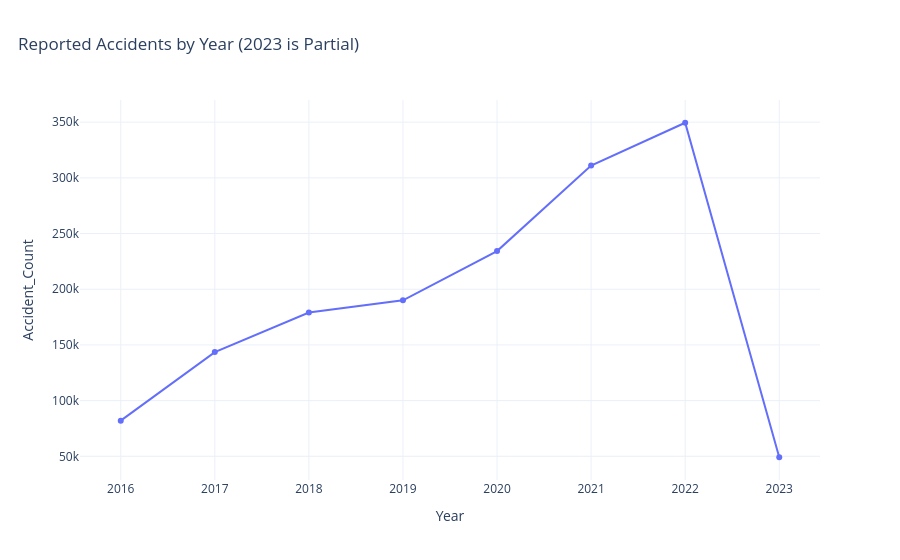
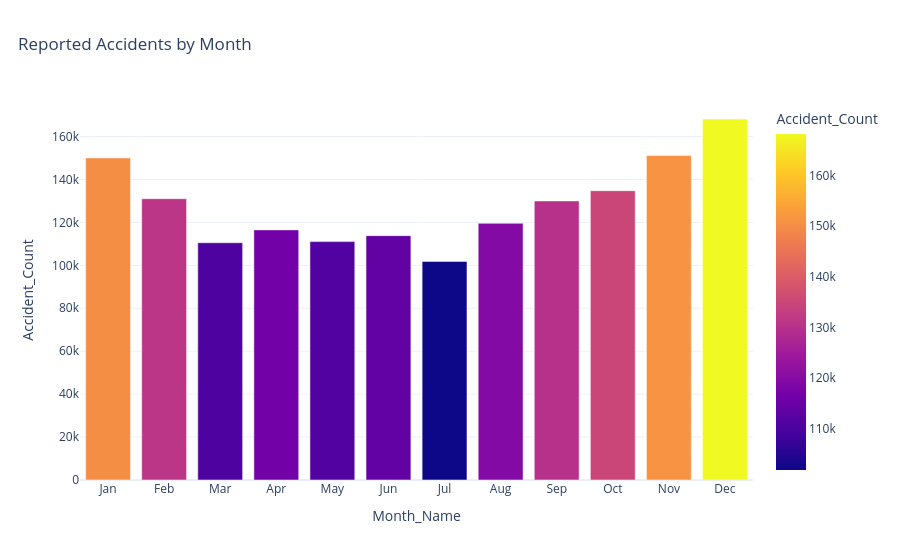
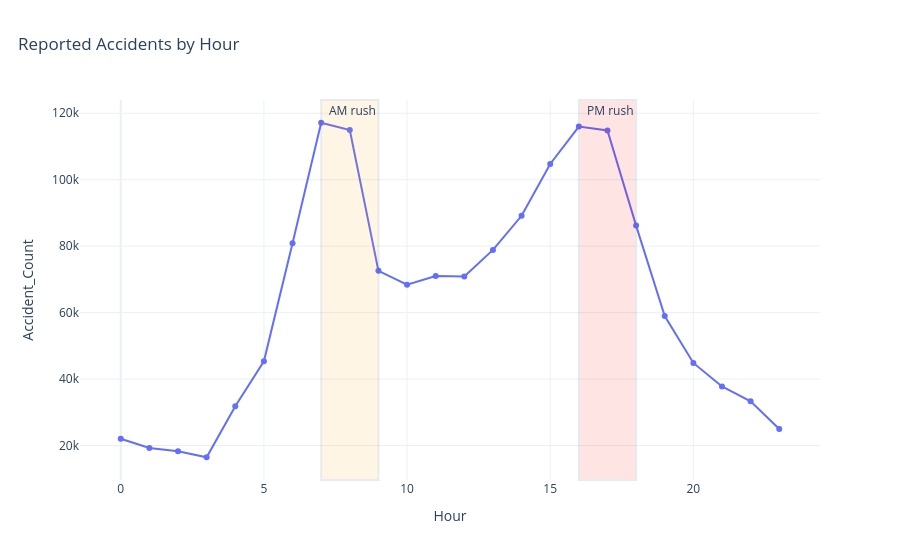
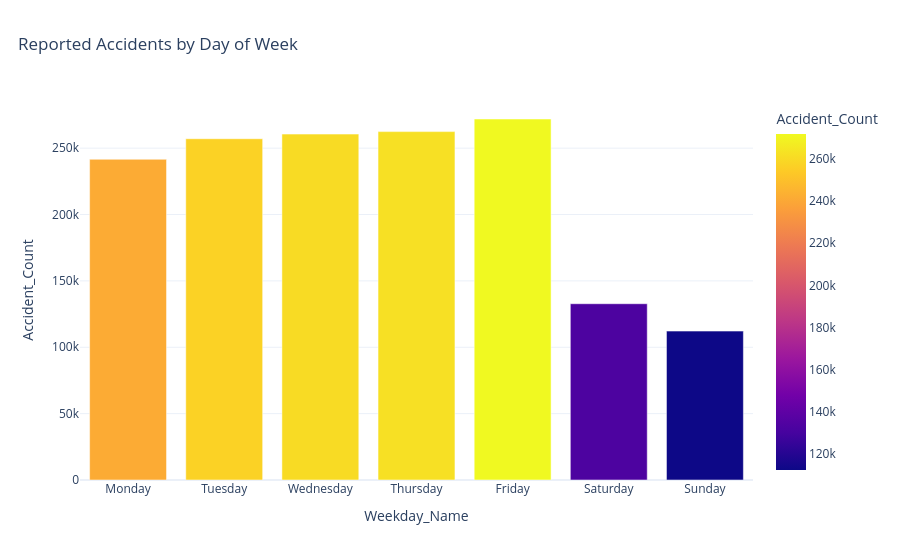

The notebook cell saved with these charts, in order:
### Code cell
fig = px.line(
    accidents_by_year,
    x='Year',
    y='Accident_Count',
    markers=True,
    title='Reported Accidents by Year (2023 is Partial)',
)
present_figure(fig, '04_year.html')

fig = px.bar(
    accidents_by_month,
    x='Month_Name',
    y='Accident_Count',
    color='Accident_Count',
    title='Reported Accidents by Month',
    category_orders={
        'Month_Name': accidents_by_month['Month_Name'].to_list(),
    },
)
present_figure(fig, '05_month.html')

fig = px.line(
    accidents_by_hour,
    x='Hour',
    y='Accident_Count',
    markers=True,
    title='Reported Accidents by Hour',
)
fig.add_vrect(
    x0=7,
    x1=9,
    fillcolor='orange',
    opacity=0.1,
    annotation_text='AM rush',
)
fig.add_vrect(
    x0=16,
    x1=18,
    fillcolor='red',
    opacity=0.1,
    annotation_text='PM rush',
)
present_figure(fig, '06_hour.html')

fig = px.bar(
    accidents_by_weekday,
    x='Weekday_Name',
    y='Accident_Count',
    color='Accident_Count',
    title='Reported Accidents by Day of Week',
    category_orders={
        'Weekday_Name': accidents_by_weekday['Weekday_Name'].to_list(),
    },
)
present_figure(fig, '07_weekday.html')

fig = px.bar(
    accidents_by_time_period,
    x='Time_Period',
    y='Accident_Count',
    color='Accident_Count',
    title='Reported Accidents by Time Period',
    category_orders={'Time_Period': TIME_PERIOD_ORDER},
)
present_figure(fig, '08_time_period.html')

### Figure 1 — Plotly figure (JSON) as saved in the notebook; plotly's stock layout.template omitted (floating-point values rounded to 4 significant figures)
{"data": [{"hovertemplate": "Year=%{x}<br>Accident_Count=%{y}<extra></extra>", "legendgroup": "", "line": {"color": "#636efa", "dash": "solid"}, "marker": {"symbol": "circle"}, "mode": "lines+markers", "name": "", "orientation": "v", "showlegend": false, "type": "scatter", "x": [2016, 2017, 2018, 2019, 2020, 2021, 2022, 2023], "xaxis": "x", "y": [82002, 143579, 179108, 190088, 234230, 310999, 349475, 49151], "yaxis": "y"}], "layout": {"legend": {"tracegroupgap": 0}, "title": {"text": "Reported Accidents by Year (2023 is Partial)", "x": 0.02}, "xaxis": {"anchor": "y", "domain": [0, 1], "title": {"text": "Year"}}, "yaxis": {"anchor": "x", "domain": [0, 1], "title": {"text": "Accident_Count"}}}}

### Figure 2 — Plotly figure (JSON) as saved in the notebook; plotly's stock layout.template omitted (floating-point values rounded to 4 significant figures)
{"data": [{"hovertemplate": "Month_Name=%{x}<br>Accident_Count=%{marker.color}<extra></extra>", "legendgroup": "", "marker": {"color": [150062, 131052, 110545, 116519, 111056, 113830, 101839, 119579, 130007, 134788, 151174, 168181], "coloraxis": "coloraxis", "pattern": {"shape": ""}}, "name": "", "orientation": "v", "showlegend": false, "textposition": "auto", "type": "bar", "x": ["Jan", "Feb", "Mar", "Apr", "May", "Jun", "Jul", "Aug", "Sep", "Oct", "Nov", "Dec"], "xaxis": "x", "y": [150062, 131052, 110545, 116519, 111056, 113830, 101839, 119579, 130007, 134788, 151174, 168181], "yaxis": "y"}], "layout": {"barmode": "relative", "coloraxis": {"colorbar": {"title": {"text": "Accident_Count"}}, "colorscale": [[0, "#0d0887"], [0.1111, "#46039f"], [0.2222, "#7201a8"], [0.3333, "#9c179e"], [0.4444, "#bd3786"], [0.5556, "#d8576b"], [0.6667, "#ed7953"], [0.7778, "#fb9f3a"], [0.8889, "#fdca26"], [1, "#f0f921"]]}, "legend": {"tracegroupgap": 0}, "title": {"text": "Reported Accidents by Month", "x": 0.02}, "xaxis": {"anchor": "y", "categoryarray": ["Jan", "Feb", "Mar", "Apr", "May", "Jun", "Jul", "Aug", "Sep", "Oct", "Nov", "Dec"], "categoryorder": "array", "domain": [0, 1], "title": {"text": "Month_Name"}}, "yaxis": {"anchor": "x", "domain": [0, 1], "title": {"text": "Accident_Count"}}}}

### Figure 3 — Plotly figure (JSON) as saved in the notebook; plotly's stock layout.template omitted (floating-point values rounded to 4 significant figures)
{"data": [{"hovertemplate": "Hour=%{x}<br>Accident_Count=%{y}<extra></extra>", "legendgroup": "", "line": {"color": "#636efa", "dash": "solid"}, "marker": {"symbol": "circle"}, "mode": "lines+markers", "name": "", "orientation": "v", "showlegend": false, "type": "scatter", "x": [0, 1, 2, 3, 4, 5, 6, 7, 8, 9, 10, 11, 12, 13, 14, 15, 16, 17, 18, 19, 20, 21, 22, 23], "xaxis": "x", "y": [22059, 19237, 18300, 16476, 31831, 45336, 80874, 117132, 114930, 72568, 68411, 71008, 70859, 78873, 89141, 104741, 115970, 114801, 86186, 58970, 44862, 37782, 33295, 24990], "yaxis": "y"}], "layout": {"annotations": [{"showarrow": false, "text": "AM rush", "x": 9, "xanchor": "right", "xref": "x", "y": 1, "yanchor": "top", "yref": "y domain"}, {"showarrow": false, "text": "PM rush", "x": 18, "xanchor": "right", "xref": "x", "y": 1, "yanchor": "top", "yref": "y domain"}], "legend": {"tracegroupgap": 0}, "shapes": [{"fillcolor": "orange", "opacity": 0.1, "type": "rect", "x0": 7, "x1": 9, "xref": "x", "y0": 0, "y1": 1, "yref": "y domain"}, {"fillcolor": "red", "opacity": 0.1, "type": "rect", "x0": 16, "x1": 18, "xref": "x", "y0": 0, "y1": 1, "yref": "y domain"}], "title": {"text": "Reported Accidents by Hour", "x": 0.02}, "xaxis": {"anchor": "y", "domain": [0, 1], "title": {"text": "Hour"}}, "yaxis": {"anchor": "x", "domain": [0, 1], "title": {"text": "Accident_Count"}}}}

### Figure 4 — Plotly figure (JSON) as saved in the notebook; plotly's stock layout.template omitted (floating-point values rounded to 4 significant figures)
{"data": [{"hovertemplate": "Weekday_Name=%{x}<br>Accident_Count=%{marker.color}<extra></extra>", "legendgroup": "", "marker": {"color": [241597, 257088, 260593, 262447, 271952, 132787, 112168], "coloraxis": "coloraxis", "pattern": {"shape": ""}}, "name": "", "orientation": "v", "showlegend": false, "textposition": "auto", "type": "bar", "x": ["Monday", "Tuesday", "Wednesday", "Thursday", "Friday", "Saturday", "Sunday"], "xaxis": "x", "y": [241597, 257088, 260593, 262447, 271952, 132787, 112168], "yaxis": "y"}], "layout": {"barmode": "relative", "coloraxis": {"colorbar": {"title": {"text": "Accident_Count"}}, "colorscale": [[0, "#0d0887"], [0.1111, "#46039f"], [0.2222, "#7201a8"], [0.3333, "#9c179e"], [0.4444, "#bd3786"], [0.5556, "#d8576b"], [0.6667, "#ed7953"], [0.7778, "#fb9f3a"], [0.8889, "#fdca26"], [1, "#f0f921"]]}, "legend": {"tracegroupgap": 0}, "title": {"text": "Reported Accidents by Day of Week", "x": 0.02}, "xaxis": {"anchor": "y", "categoryarray": ["Monday", "Tuesday", "Wednesday", "Thursday", "Friday", "Saturday", "Sunday"], "categoryorder": "array", "domain": [0, 1], "title": {"text": "Weekday_Name"}}, "yaxis": {"anchor": "x", "domain": [0, 1], "title": {"text": "Accident_Count"}}}}
